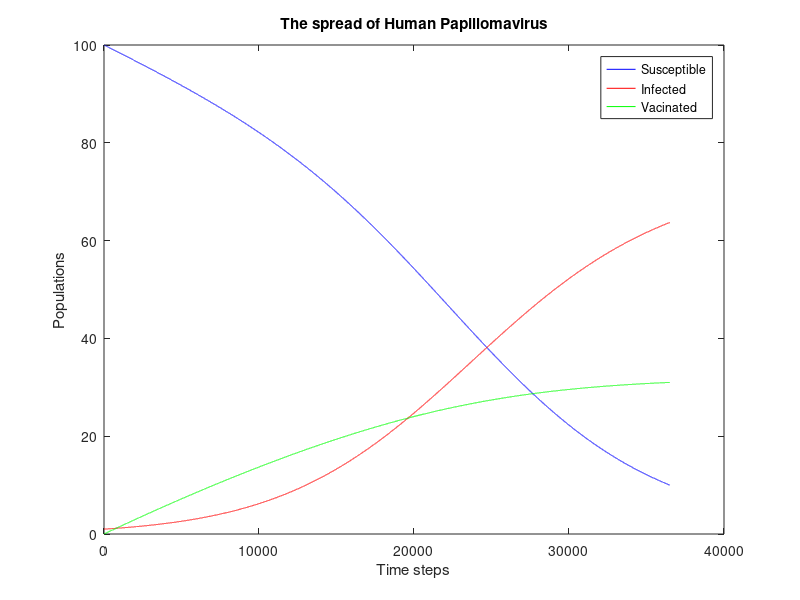

Write MATLAB code to recreate this figure.
%HPV.m
%Author Bryden Mollenauer
%Desciption This is a simulation of HPV

clear all  %erases the memory
close all

%Variable and parameters
days = 365;
dt = 0.01; %1 hundreth of a day
total_steps = floor(days/dt);
S(1) = 100; %starting pop
I(1) = 1; %starting infected pop
V(1) = 0;
b = 5/365; %assume five babies born per year
r = 0; % takes a week to recover
dS = 1/(80 * 365); %average death age is 80
dI = dS + 0.001 *dS; %one percent increase in death
alpha = 0.0002; %guess at infection rate
v = 0.0015;



%Simulation
for i = 1:total_steps
    S(i+1) = S(i) + dt * (b + r * I(i) - dS * S(i) - alpha * S(i) * I(i) - v * S(i));
    I(i+1) = I(i) + dt * (alpha * S(i) * I(i) - dI * I(i) - r * I(i));
    V(i+1) = V(i) + dt * (v * S(i) - dS * V(i));
end

 
%plot the results 
figure(1)
plot(S, 'b') %plots S in blue
hold
plot(I, 'r') %plots I in red
plot(V, 'g')
title('The spread of Human Papillomavirus')
xlabel('Time steps')
ylabel('Populations')
legend('Susceptible', 'Infected', 'Vacinated')
